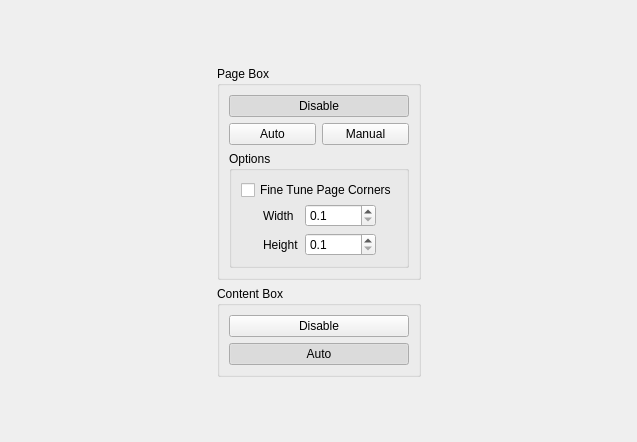
         <widget class="QWidget" name="scrollAreaWidgetContents_5">
          <property name="geometry">
           <rect>
            <x>0</x>
            <y>0</y>
            <width>637</width>
            <height>442</height>
           </rect>
          </property>
          <layout class="QGridLayout" name="gridLayout_7">
           <item row="3" column="1">
            <spacer name="verticalSpacer_8">
             <property name="orientation">
              <enum>Qt::Vertical</enum>
             </property>
             <property name="sizeHint" stdset="0">
              <size>
               <width>1</width>
               <height>1</height>
              </size>
             </property>
            </spacer>
           </item>
           <item row="0" column="1">
            <spacer name="verticalSpacer_7">
             <property name="orientation">
              <enum>Qt::Vertical</enum>
             </property>
             <property name="sizeHint" stdset="0">
              <size>
               <width>1</width>
               <height>1</height>
              </size>
             </property>
            </spacer>
           </item>
           <item row="1" column="1">
            <widget class="QGroupBox" name="groupBox_5">
             <property name="title">
              <string>Page Box</string>
             </property>
             <layout class="QGridLayout" name="gridLayout_5">
              <item row="0" column="0" colspan="2">
               <widget class="QPushButton" name="pageDetectDisableBtn">
                <property name="text">
                 <string>Disable</string>
                </property>
                <property name="checkable">
                 <bool>true</bool>
                </property>
                <property name="checked">
                 <bool>true</bool>
                </property>
                <property name="autoExclusive">
                 <bool>true</bool>
                </property>
               </widget>
              </item>
              <item row="2" column="0" colspan="2">
               <widget class="QGroupBox" name="pageDetectOptions">
                <property name="title">
                 <string>Options</string>
                </property>
                <layout class="QVBoxLayout" name="verticalLayout_11">
                 <property name="spacing">
                  <number>4</number>
                 </property>
                 <property name="leftMargin">
                  <number>9</number>
                 </property>
                 <property name="topMargin">
                  <number>9</number>
                 </property>
                 <property name="rightMargin">
                  <number>9</number>
                 </property>
                 <property name="bottomMargin">
                  <number>9</number>
                 </property>
                 <item>
                  <widget class="QCheckBox" name="fineTuneBtn">
                   <property name="toolTip">
                    <string>Shift with corners while they are in black. </string>
                   </property>
                   <property name="text">
                    <string>Fine Tune Page Corners</string>
                   </property>
                  </widget>
                 </item>
                 <item>
                  <widget class="QWidget" name="dimensionsWidget" native="true">
                   <layout class="QHBoxLayout" name="horizontalLayout_4">
                    <property name="leftMargin">
                     <number>0</number>
                    </property>
                    <property name="topMargin">
                     <number>0</number>
                    </property>
                    <property name="rightMargin">
                     <number>0</number>
                    </property>
                    <property name="bottomMargin">
                     <number>0</number>
                    </property>
                    <item>
                     <spacer name="horizontalSpacer_11">
                      <property name="orientation">
                       <enum>Qt::Horizontal</enum>
                      </property>
                      <property name="sizeHint" stdset="0">
                       <size>
                        <width>1</width>
                        <height>1</height>
                       </size>
                      </property>
                     </spacer>
                    </item>
                    <item>
                     <layout class="QGridLayout" name="gridLayout_6">
                      <item row="0" column="0">
                       <widget class="QLabel" name="label">
                        <property name="text">
                         <string>Width</string>
                        </property>
                       </widget>
                      </item>
                      <item row="1" column="0">
                       <widget class="QLabel" name="label_2">
                        <property name="text">
                         <string>Height</string>
                        </property>
                       </widget>
                      </item>
                      <item row="1" column="1">
                       <widget class="QDoubleSpinBox" name="heightSpinBox">
                        <property name="decimals">
                         <number>1</number>
                        </property>
                        <property name="minimum">
                         <double>0.100000000000000</double>
                        </property>
                        <property name="maximum">
                         <double>99999.000000000000000</double>
                        </property>
                       </widget>
                      </item>
                      <item row="0" column="1">
                       <widget class="QDoubleSpinBox" name="widthSpinBox">
                        <property name="decimals">
                         <number>1</number>
                        </property>
                        <property name="minimum">
                         <double>0.100000000000000</double>
                        </property>
                        <property name="maximum">
                         <double>99999.000000000000000</double>
                        </property>
                       </widget>
                      </item>
                     </layout>
                    </item>
                    <item>
                     <spacer name="horizontalSpacer_12">
                      <property name="orientation">
                       <enum>Qt::Horizontal</enum>
                      </property>
                      <property name="sizeHint" stdset="0">
                       <size>
                        <width>1</width>
                        <height>1</height>
                       </size>
                      </property>
                     </spacer>
                    </item>
                   </layout>
                  </widget>
                 </item>
                </layout>
               </widget>
              </item>
              <item row="1" column="0">
               <widget class="QPushButton" name="pageDetectAutoBtn">
                <property name="text">
                 <string>Auto</string>
                </property>
                <property name="checkable">
                 <bool>true</bool>
                </property>
                <property name="autoExclusive">
                 <bool>true</bool>
                </property>
               </widget>
              </item>
              <item row="1" column="1">
               <widget class="QPushButton" name="pageDetectManualBtn">
                <property name="text">
                 <string>Manual</string>
                </property>
                <property name="checkable">
                 <bool>true</bool>
                </property>
                <property name="checked">
                 <bool>false</bool>
                </property>
                <property name="autoExclusive">
                 <bool>true</bool>
                </property>
               </widget>
              </item>
             </layout>
            </widget>
           </item>
           <item row="2" column="1">
            <widget class="QGroupBox" name="groupBox_4">
             <property name="title">
              <string>Content Box</string>
             </property>
             <layout class="QGridLayout" name="gridLayout_4">
              <item row="0" column="1" colspan="2">
               <widget class="QPushButton" name="contentDetectDisableBtn">
                <property name="text">
                 <string>Disable</string>
                </property>
                <property name="checkable">
                 <bool>true</bool>
                </property>
                <property name="autoExclusive">
                 <bool>true</bool>
                </property>
               </widget>
              </item>
              <item row="1" column="1" colspan="2">
               <widget class="QPushButton" name="contentDetectAutoBtn">
                <property name="text">
                 <string>Auto</string>
                </property>
                <property name="checkable">
                 <bool>true</bool>
                </property>
                <property name="checked">
                 <bool>true</bool>
                </property>
                <property name="autoExclusive">
                 <bool>true</bool>
                </property>
               </widget>
              </item>
             </layout>
            </widget>
           </item>
           <item row="1" column="0" rowspan="2">
            <spacer name="horizontalSpacer_13">
             <property name="orientation">
              <enum>Qt::Horizontal</enum>
             </property>
             <property name="sizeHint" stdset="0">
              <size>
               <width>1</width>
               <height>1</height>
              </size>
             </property>
            </spacer>
           </item>
           <item row="1" column="2" rowspan="2">
            <spacer name="horizontalSpacer_14">
             <property name="orientation">
              <enum>Qt::Horizontal</enum>
             </property>
             <property name="sizeHint" stdset="0">
              <size>
               <width>1</width>
               <height>1</height>
              </size>
             </property>
            </spacer>
           </item>
          </layout>
         </widget>
